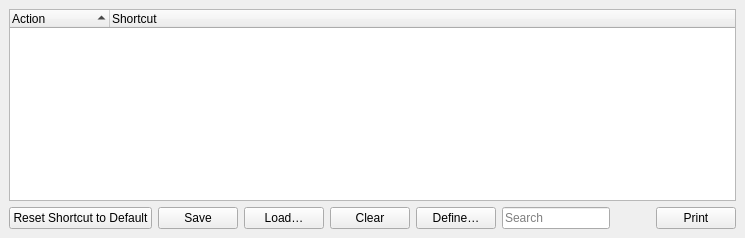
     <widget class="QWidget" name="tabShortcuts">
      <property name="accessibleName">
       <string>Shortcuts tab</string>
      </property>
      <attribute name="title">
       <string>Shortcuts</string>
      </attribute>
      <layout class="QVBoxLayout">
       <property name="spacing">
        <number>6</number>
       </property>
       <property name="leftMargin">
        <number>9</number>
       </property>
       <property name="topMargin">
        <number>9</number>
       </property>
       <property name="rightMargin">
        <number>9</number>
       </property>
       <property name="bottomMargin">
        <number>9</number>
       </property>
       <item>
        <widget class="QTreeWidget" name="shortcutList">
         <property name="accessibleName">
          <string>Shortcuts table</string>
         </property>
         <property name="accessibleDescription">
          <string>Here you can configure shortcuts for actions</string>
         </property>
         <property name="horizontalScrollBarPolicy">
          <enum>Qt::ScrollBarAlwaysOff</enum>
         </property>
         <property name="alternatingRowColors">
          <bool>true</bool>
         </property>
         <property name="rootIsDecorated">
          <bool>true</bool>
         </property>
         <property name="uniformRowHeights">
          <bool>true</bool>
         </property>
         <property name="itemsExpandable">
          <bool>true</bool>
         </property>
         <property name="sortingEnabled">
          <bool>true</bool>
         </property>
         <property name="allColumnsShowFocus">
          <bool>true</bool>
         </property>
         <column>
          <property name="text">
           <string>Action</string>
          </property>
         </column>
         <column>
          <property name="text">
           <string>Shortcut</string>
          </property>
         </column>
        </widget>
       </item>
       <item>
        <layout class="QHBoxLayout">
         <property name="spacing">
          <number>6</number>
         </property>
         <property name="leftMargin">
          <number>0</number>
         </property>
         <property name="topMargin">
          <number>0</number>
         </property>
         <property name="rightMargin">
          <number>0</number>
         </property>
         <property name="bottomMargin">
          <number>0</number>
         </property>
         <item>
          <widget class="QPushButton" name="resetShortcut">
           <property name="accessibleDescription">
            <string>Resets the shortcuts to their default assignment</string>
           </property>
           <property name="text">
            <string>Reset Shortcut to Default</string>
           </property>
          </widget>
         </item>
         <item>
          <widget class="QPushButton" name="saveShortcutList">
           <property name="accessibleDescription">
            <string>Saves a Shortcut List</string>
           </property>
           <property name="text">
            <string>Save</string>
           </property>
          </widget>
         </item>
         <item>
          <widget class="QPushButton" name="loadShortcutList">
           <property name="accessibleDescription">
            <string>Loads a Shortcut List</string>
           </property>
           <property name="text">
            <string>Load…</string>
           </property>
          </widget>
         </item>
         <item>
          <widget class="QPushButton" name="clearShortcut">
           <property name="accessibleDescription">
            <string>Clears the shortcut assignment for the selected action</string>
           </property>
           <property name="text">
            <string>Clear</string>
           </property>
          </widget>
         </item>
         <item>
          <widget class="QPushButton" name="defineShortcut">
           <property name="accessibleDescription">
            <string>Opens a dialog for defining a new shortcut for the selected action</string>
           </property>
           <property name="text">
            <string>Define…</string>
           </property>
          </widget>
         </item>
         <item>
          <widget class="QLineEdit" name="filterShortcuts">
           <property name="inputMask">
            <string/>
           </property>
           <property name="text">
            <string/>
           </property>
           <property name="placeholderText">
            <string>Search</string>
           </property>
          </widget>
         </item>
         <item>
          <spacer name="horizontalSpacer_18">
           <property name="orientation">
            <enum>Qt::Horizontal</enum>
           </property>
           <property name="sizeHint" stdset="0">
            <size>
             <width>40</width>
             <height>20</height>
            </size>
           </property>
          </spacer>
         </item>
         <item>
          <widget class="QPushButton" name="printShortcuts">
           <property name="accessibleDescription">
            <string>Print the shortcuts list</string>
           </property>
           <property name="text">
            <string>Print</string>
           </property>
          </widget>
         </item>
        </layout>
       </item>
      </layout>
     </widget>
